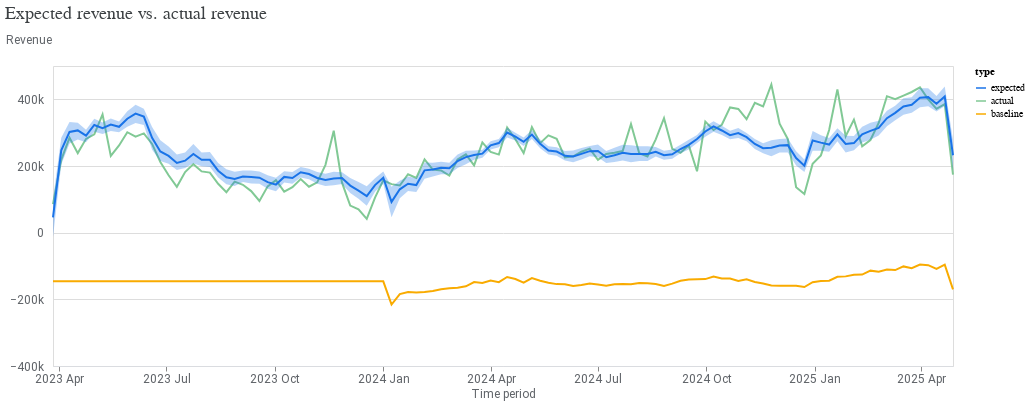

The notebook cell saved with this chart:
### Code cell
model_fit = visualizer.ModelFit(mmm)
model_fit.plot_model_fit()

### Figure 1 — Vega-Lite specification as saved in the notebook (floating-point values rounded to 4 significant figures; data arrays with more than 128 entries replaced by an {"elided": "..."} marker saying what was removed)
{"config": {"view": {"continuousWidth": 300, "continuousHeight": 300}, "axis": {"labelColor": "#5F6368", "labelFont": "Roboto", "labelFontSize": 12, "titleColor": "#5F6368", "titleFont": "Roboto", "titleFontSize": 12, "titleFontWeight": "normal"}}, "layer": [{"mark": {"type": "line"}, "encoding": {"color": {"field": "type", "scale": {"domain": ["expected", "actual", "baseline"], "range": ["#1A73E8", "#81C995", "#F9AB00"]}, "type": "nominal"}, "x": {"axis": {"domainColor": "#DADCE0", "format": "%Y %b", "grid": false, "tickCount": 8}, "field": "time", "title": "Time period", "type": "temporal"}, "y": {"axis": {"domain": false, "labelExpr": "replace(format(datum.value, '.3~s'), 'G', 'B')", "labelPadding": 10, "tickCount": 5, "ticks": false, "titleAlign": "left", "titleAngle": 0, "titleY": -20}, "field": "mean", "title": "Revenue", "type": "quantitative"}}}, {"mark": {"type": "area", "opacity": 0.3}, "encoding": {"color": {"field": "type", "legend": null, "scale": {"domain": ["expected"], "range": ["#1A73E8"]}, "type": "nominal"}, "x": {"field": "time", "type": "temporal"}, "y": {"field": "ci_hi", "type": "quantitative"}, "y2": {"field": "ci_lo"}}}], "data": {"name": "data-db2052d7cb66cdea570603a25ad5895c"}, "resolve": {"scale": {"color": "independent"}}, "title": {"text": "Expected revenue vs. actual revenue", "anchor": "start", "color": "#3C4043", "font": "Google Sans Display", "fontSize": 18, "fontWeight": "normal", "offset": 10}, "width": 900, "$schema": "https://vega.github.io/schema/vega-lite/v5.20.1.json", "datasets": {"data-db2052d7cb66cdea570603a25ad5895c": {"elided": "330 records"}}}
